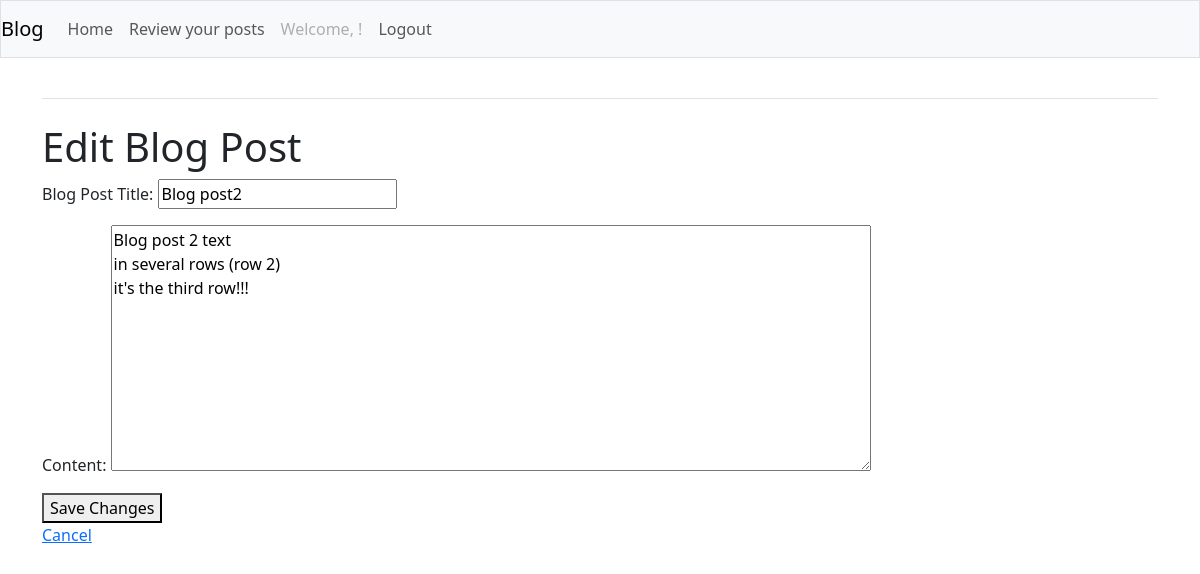
Page /edit/2/ (signed in) on the committed database.
### blogs/models.py (models this page shows, shortened)
class BlogPost(models.Model):
    title = models.CharField(max_length=200)
    text = models.TextField()
    owner = models.ForeignKey('auth.User', on_delete=models.CASCADE)
    created_at = models.DateTimeField(auto_now_add=True)
    updated_at = models.DateTimeField(auto_now=True)

### blogs/views.py (the view)
# urls.py: path('edit/<int:post_id>/', views.edit_post, name='edit_post'),
@login_required
def edit_post(request, post_id):
    post = get_object_or_404(BlogPost, id=post_id)
    check_blog_ownership(request, post)
    if request.method == 'POST':
        form = BlogPostForm(request.POST, instance=post)
        if form.is_valid():
            form.save()
            return redirect('blogs:posts')
    else:
        form = BlogPostForm(instance=post)
    return render(request, 'blogs/edit_post.html', {'form': form})

### blogs/forms.py
class BlogPostForm(forms.ModelForm):
    class Meta:
        model = BlogPost
        fields = ['title', 'text']
        widgets = {
            'text': forms.Textarea(attrs={'rows': 10, 'cols': 80}),
        }
        labels = {
            'title': 'Blog Post Title',
            'text': 'Content',
        }

### blogs/views.py (called while the page is built)
def check_blog_ownership(request, post):
    if post.owner != request.user:
        raise Http404("You do not have permission to edit this post.")

### blogs/templates/blogs/edit_post.html (shortened to what this page needs)
{% extends "blogs/base.html" %}
{% block content %}
    <h1>Edit Blog Post</h1>
    <form method="post">
        {{ form.as_p }}
        <button type="submit">Save Changes</button>
    </form>
    <a href="{% url 'blogs:index' %}">Cancel</a>
{% endblock content %}

### rows in the picture
BlogPost: title "Blog post2", text "Blog post 2 text in several rows (row 2) it's the third row!!!"
